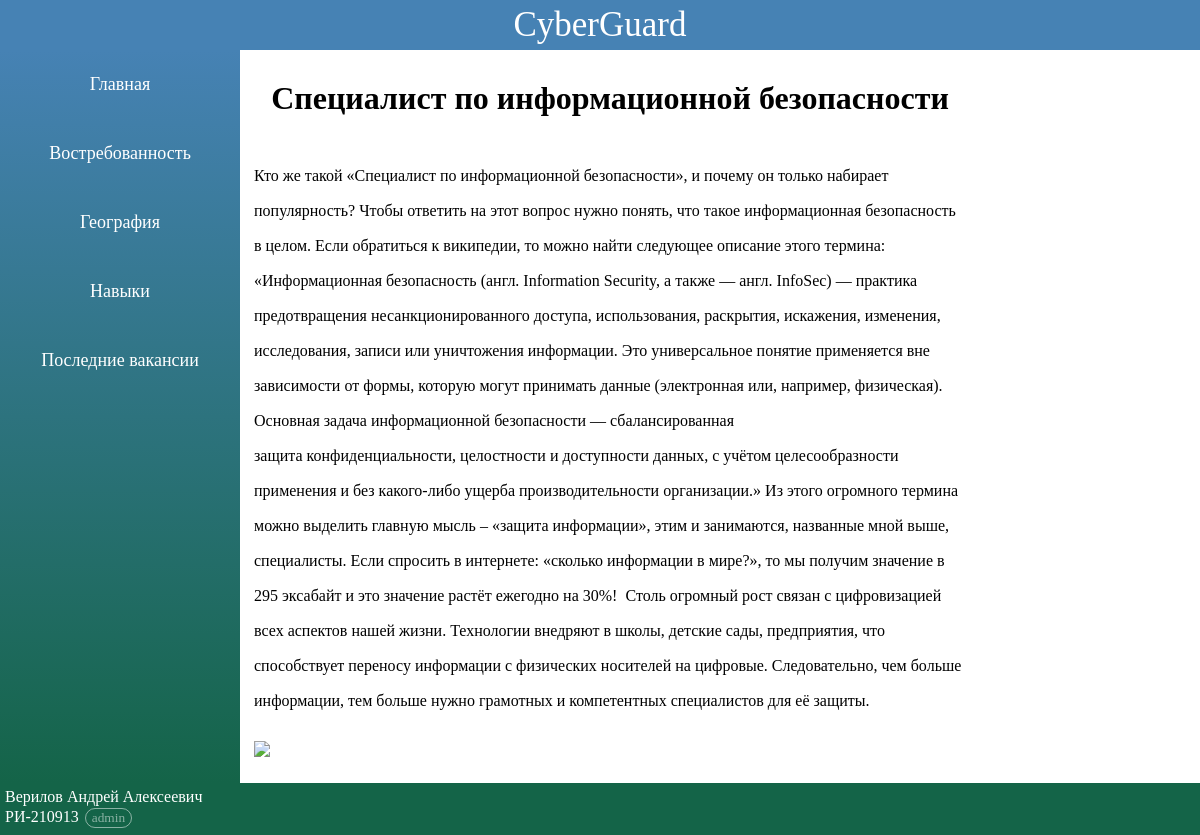
The page / on the database its author committed.
### app1/models.py (models this page shows, shortened)
class Profession (models.Model):
    title = models.CharField('Назввание',max_length=50)
    description = models.TextField('Описание')
    class Meta:
        verbose_name = "Професcия"
        verbose_name_plural = 'Профессии'

### app1/views.py (the view)
# urls.py: path('', index_page),
def index_page(request):
    data = {
         'profession': Profession.objects.get(id=2)
    }
    return render(request, "index.html", context=data)

### templates/index.html
{% load static %}
{% include "header.html" %}
            <div class = content>
                <h1>{{profession.title}}</h1>
                <div class = description>
                    <p>{{ profession.description }}</p>
                    <img src="https://skp-surgut.ru/wp-content/uploads/2022/03/3408-preobrazovannyj.png">
                </div>
            </div>
{% include "footer.html" %}

### static/css/style.css (style rules this page uses)
* { font-family: "Lucida Console"; }
html,body { margin:0; height: 100%; width:100%; }
html { background-image: url('../pictures/fon.jpg'); }
h1 { text-align: center; }
.content { padding:5px; margin:5px; flex: 1 0 auto; min-width:55%; max-width: 60%; #border:1px dotted grey; }
.description { position: center; #border:1px solid black; padding:4px; }

### rows shown on the page
Profession: title "Специалист по информационной безопасности", description "Кто же такой «Специалист по информационной безопасности», и почему он только набирает популярность? Чтобы ответить на этот вопрос нужно понять, что такое информационная безопасность в целом. Если обратиться к википедии, то можно найти следующее описание этого термина: «Информационная безопасность (англ. Information Security, а также — англ. InfoSec) — практика предотвращения несанкционированного доступа, использования, раскрытия, искажения, изменения, исследования, записи или уничтожения информации. Это универсальное понятие применяется вне зависимости от формы, которую могут принимать данные (электронная или, например, физическая). Основная задача информационной безопасности —…"
